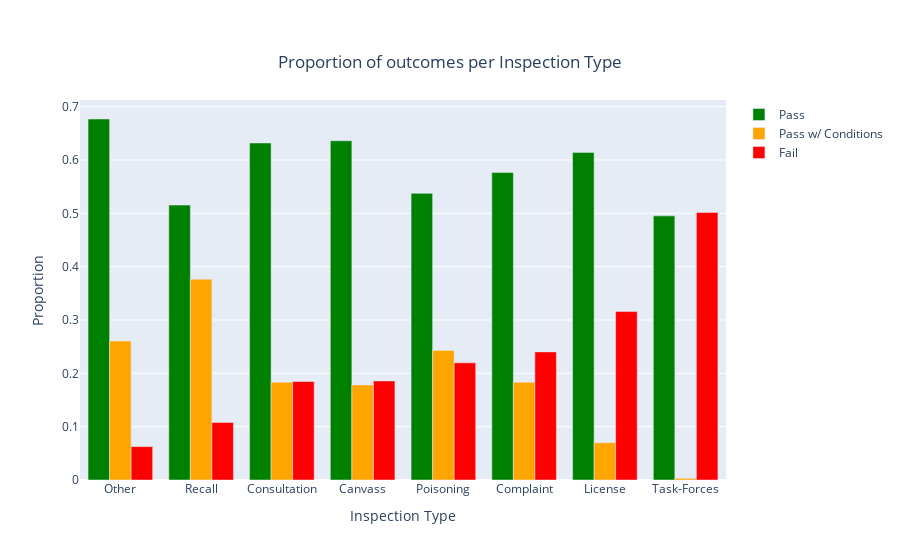

Source (notebook cell):
### Markdown cell above
Now we look at the inspection type.

### Code cell
plot_corr_with_results_plotly('Inspection Type', 'inspectiontype.html')
plot_corr_with_results('Inspection Type')

### Figure 1 — Plotly figure (JSON) as saved in the notebook; plotly's stock layout.template omitted (floating-point values rounded to 4 significant figures)
{"data": [{"marker": {"color": "green"}, "name": "Pass", "type": "bar", "x": ["Other", "Recall", "Consultation", "Canvass", "Poisoning", "Complaint", "License", "Task-Forces"], "y": [0.6769, 0.5154, 0.6319, 0.6361, 0.5374, 0.5765, 0.6142, 0.4953]}, {"marker": {"color": "orange"}, "name": "Pass w/ Conditions", "type": "bar", "x": ["Other", "Recall", "Consultation", "Canvass", "Poisoning", "Complaint", "License", "Task-Forces"], "y": [0.2606, 0.3765, 0.1833, 0.1782, 0.243, 0.1833, 0.06994, 0.003155]}, {"marker": {"color": "red"}, "name": "Fail", "type": "bar", "x": ["Other", "Recall", "Consultation", "Canvass", "Poisoning", "Complaint", "License", "Task-Forces"], "y": [0.06259, 0.108, 0.1848, 0.1858, 0.2196, 0.2402, 0.3158, 0.5016]}], "layout": {"barmode": "group", "title": {"text": "Proportion of outcomes per Inspection Type", "x": 0.5, "xanchor": "center", "y": 0.9, "yanchor": "top"}, "xaxis": {"title": {"text": "Inspection Type"}}, "yaxis": {"title": {"text": "Proportion"}}}}
